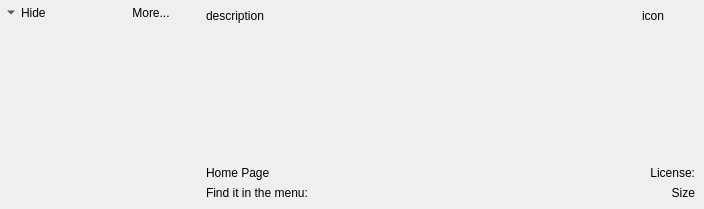
<?xml version="1.0" encoding="UTF-8"?>
<ui version="4.0">
 <class>PackageDetails</class>
 <widget class="QWidget" name="PackageDetails">
  <property name="geometry">
   <rect>
    <x>0</x>
    <y>0</y>
    <width>704</width>
    <height>209</height>
   </rect>
  </property>
  <property name="sizePolicy">
   <sizepolicy hsizetype="Preferred" vsizetype="Minimum">
    <horstretch>0</horstretch>
    <verstretch>0</verstretch>
   </sizepolicy>
  </property>
  <layout class="QGridLayout" name="gridLayout_2">
   <property name="margin">
    <number>0</number>
   </property>
   <item row="2" column="1" colspan="3">
    <widget class="ClickableLabel" name="screenshotL">
     <property name="sizePolicy">
      <sizepolicy hsizetype="Expanding" vsizetype="Expanding">
       <horstretch>0</horstretch>
       <verstretch>0</verstretch>
      </sizepolicy>
     </property>
     <property name="minimumSize">
      <size>
       <width>170</width>
       <height>150</height>
      </size>
     </property>
     <property name="text">
      <string notr="true"/>
     </property>
     <property name="alignment">
      <set>Qt::AlignCenter</set>
     </property>
    </widget>
   </item>
   <item row="0" column="4" rowspan="3">
    <widget class="QStackedWidget" name="stackedWidget">
     <property name="sizePolicy">
      <sizepolicy hsizetype="Preferred" vsizetype="Expanding">
       <horstretch>0</horstretch>
       <verstretch>0</verstretch>
      </sizepolicy>
     </property>
     <property name="currentIndex">
      <number>0</number>
     </property>
     <widget class="QWidget" name="pageDescription">
      <layout class="QGridLayout" name="gridLayout_3">
       <property name="margin">
        <number>0</number>
       </property>
       <item row="0" column="0">
        <widget class="QScrollArea" name="descriptionW">
         <property name="minimumSize">
          <size>
           <width>420</width>
           <height>0</height>
          </size>
         </property>
         <property name="maximumSize">
          <size>
           <width>16777215</width>
           <height>210</height>
          </size>
         </property>
         <property name="sizeIncrement">
          <size>
           <width>10</width>
           <height>0</height>
          </size>
         </property>
         <property name="frameShape">
          <enum>QFrame::NoFrame</enum>
         </property>
         <property name="horizontalScrollBarPolicy">
          <enum>Qt::ScrollBarAlwaysOff</enum>
         </property>
         <property name="widgetResizable">
          <bool>true</bool>
         </property>
         <widget class="QWidget" name="scrollAreaWidgetContents">
          <property name="geometry">
           <rect>
            <x>0</x>
            <y>0</y>
            <width>530</width>
            <height>209</height>
           </rect>
          </property>
          <property name="sizePolicy">
           <sizepolicy hsizetype="Expanding" vsizetype="MinimumExpanding">
            <horstretch>0</horstretch>
            <verstretch>0</verstretch>
           </sizepolicy>
          </property>
          <property name="minimumSize">
           <size>
            <width>410</width>
            <height>200</height>
           </size>
          </property>
          <layout class="QGridLayout" name="gridLayout">
           <item row="2" column="0">
            <widget class="QLabel" name="homepageL">
             <property name="sizePolicy">
              <sizepolicy hsizetype="Expanding" vsizetype="Preferred">
               <horstretch>0</horstretch>
               <verstretch>0</verstretch>
              </sizepolicy>
             </property>
             <property name="text">
              <string notr="true">Home Page</string>
             </property>
             <property name="alignment">
              <set>Qt::AlignLeading|Qt::AlignLeft|Qt::AlignTop</set>
             </property>
             <property name="wordWrap">
              <bool>true</bool>
             </property>
             <property name="margin">
              <number>5</number>
             </property>
             <property name="openExternalLinks">
              <bool>true</bool>
             </property>
            </widget>
           </item>
           <item row="2" column="1" colspan="2">
            <widget class="QLabel" name="licenseL">
             <property name="sizePolicy">
              <sizepolicy hsizetype="Expanding" vsizetype="Preferred">
               <horstretch>0</horstretch>
               <verstretch>0</verstretch>
              </sizepolicy>
             </property>
             <property name="text">
              <string>License:</string>
             </property>
             <property name="alignment">
              <set>Qt::AlignRight|Qt::AlignTrailing|Qt::AlignVCenter</set>
             </property>
             <property name="margin">
              <number>5</number>
             </property>
            </widget>
           </item>
           <item row="5" column="1" colspan="2">
            <widget class="QLabel" name="sizeL">
             <property name="sizePolicy">
              <sizepolicy hsizetype="Expanding" vsizetype="Preferred">
               <horstretch>0</horstretch>
               <verstretch>0</verstretch>
              </sizepolicy>
             </property>
             <property name="text">
              <string notr="true">Size</string>
             </property>
             <property name="alignment">
              <set>Qt::AlignRight|Qt::AlignTrailing|Qt::AlignVCenter</set>
             </property>
             <property name="margin">
              <number>5</number>
             </property>
            </widget>
           </item>
           <item row="1" column="0" colspan="3">
            <layout class="QHBoxLayout" name="horizontalLayout_4">
             <item>
              <widget class="QLabel" name="descriptionL">
               <property name="sizePolicy">
                <sizepolicy hsizetype="Preferred" vsizetype="MinimumExpanding">
                 <horstretch>0</horstretch>
                 <verstretch>0</verstretch>
                </sizepolicy>
               </property>
               <property name="minimumSize">
                <size>
                 <width>320</width>
                 <height>0</height>
                </size>
               </property>
               <property name="text">
                <string notr="true">description</string>
               </property>
               <property name="textFormat">
                <enum>Qt::RichText</enum>
               </property>
               <property name="alignment">
                <set>Qt::AlignLeading|Qt::AlignLeft|Qt::AlignTop</set>
               </property>
               <property name="wordWrap">
                <bool>true</bool>
               </property>
               <property name="margin">
                <number>5</number>
               </property>
              </widget>
             </item>
             <item>
              <widget class="QLabel" name="iconL">
               <property name="sizePolicy">
                <sizepolicy hsizetype="Minimum" vsizetype="MinimumExpanding">
                 <horstretch>0</horstretch>
                 <verstretch>0</verstretch>
                </sizepolicy>
               </property>
               <property name="minimumSize">
                <size>
                 <width>84</width>
                 <height>0</height>
                </size>
               </property>
               <property name="maximumSize">
                <size>
                 <width>84</width>
                 <height>16777215</height>
                </size>
               </property>
               <property name="text">
                <string notr="true">icon</string>
               </property>
               <property name="alignment">
                <set>Qt::AlignHCenter|Qt::AlignTop</set>
               </property>
               <property name="margin">
                <number>5</number>
               </property>
              </widget>
             </item>
            </layout>
           </item>
           <item row="5" column="0">
            <widget class="QLabel" name="pathL">
             <property name="sizePolicy">
              <sizepolicy hsizetype="Expanding" vsizetype="Preferred">
               <horstretch>0</horstretch>
               <verstretch>0</verstretch>
              </sizepolicy>
             </property>
             <property name="text">
              <string notr="true">Find it in the menu:</string>
             </property>
             <property name="textFormat">
              <enum>Qt::RichText</enum>
             </property>
             <property name="wordWrap">
              <bool>true</bool>
             </property>
             <property name="margin">
              <number>5</number>
             </property>
            </widget>
           </item>
          </layout>
         </widget>
        </widget>
       </item>
      </layout>
     </widget>
     <widget class="QWidget" name="pageDepends">
      <layout class="QGridLayout" name="gridLayout_4">
       <property name="margin">
        <number>0</number>
       </property>
       <item row="0" column="0">
        <widget class="QTreeView" name="dependsOnLV">
         <property name="frameShape">
          <enum>QFrame::NoFrame</enum>
         </property>
         <property name="iconSize">
          <size>
           <width>40</width>
           <height>24</height>
          </size>
         </property>
         <property name="rootIsDecorated">
          <bool>false</bool>
         </property>
         <property name="itemsExpandable">
          <bool>false</bool>
         </property>
         <attribute name="headerVisible">
          <bool>false</bool>
         </attribute>
        </widget>
       </item>
      </layout>
     </widget>
     <widget class="QWidget" name="pageRequired">
      <layout class="QGridLayout" name="gridLayout_5">
       <property name="margin">
        <number>0</number>
       </property>
       <item row="0" column="0">
        <widget class="QTreeView" name="requiredByLV">
         <property name="frameShape">
          <enum>QFrame::NoFrame</enum>
         </property>
         <property name="iconSize">
          <size>
           <width>40</width>
           <height>24</height>
          </size>
         </property>
         <property name="rootIsDecorated">
          <bool>false</bool>
         </property>
         <property name="itemsExpandable">
          <bool>false</bool>
         </property>
         <attribute name="headerVisible">
          <bool>false</bool>
         </attribute>
        </widget>
       </item>
      </layout>
     </widget>
     <widget class="QWidget" name="pageFiles">
      <layout class="QGridLayout" name="gridLayout_6">
       <property name="margin">
        <number>0</number>
       </property>
       <item row="0" column="0">
        <widget class="QPlainTextEdit" name="filesPTE">
         <property name="frameShape">
          <enum>QFrame::NoFrame</enum>
         </property>
         <property name="readOnly">
          <bool>true</bool>
         </property>
        </widget>
       </item>
      </layout>
     </widget>
    </widget>
   </item>
   <item row="0" column="3" rowspan="2">
    <widget class="QPushButton" name="menuTB">
     <property name="text">
      <string notr="true">More...</string>
     </property>
     <property name="flat">
      <bool>true</bool>
     </property>
    </widget>
   </item>
   <item row="0" column="1" rowspan="2">
    <widget class="QToolButton" name="hideTB">
     <property name="text">
      <string>Hide</string>
     </property>
     <property name="toolButtonStyle">
      <enum>Qt::ToolButtonTextBesideIcon</enum>
     </property>
     <property name="autoRaise">
      <bool>true</bool>
     </property>
     <property name="arrowType">
      <enum>Qt::DownArrow</enum>
     </property>
    </widget>
   </item>
   <item row="0" column="2">
    <spacer name="horizontalSpacer">
     <property name="orientation">
      <enum>Qt::Horizontal</enum>
     </property>
     <property name="sizeType">
      <enum>QSizePolicy::Ignored</enum>
     </property>
     <property name="sizeHint" stdset="0">
      <size>
       <width>40</width>
       <height>20</height>
      </size>
     </property>
    </spacer>
   </item>
  </layout>
 </widget>
 <customwidgets>
  <customwidget>
   <class>ClickableLabel</class>
   <extends>QLabel</extends>
   <header>ClickableLabel.h</header>
  </customwidget>
 </customwidgets>
 <resources/>
 <connections/>
</ui>
